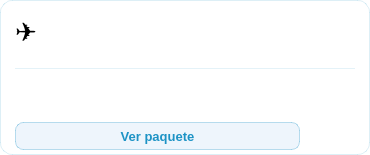
<?xml version="1.0" encoding="UTF-8"?>
<ui version="4.0">
 <class>CardPaquete</class>
 <widget class="QWidget" name="CardPaquete">
  <property name="geometry">
   <rect><x>0</x><y>0</y><width>370</width><height>155</height></rect>
  </property>
  <property name="styleSheet">
   <string notr="true">
QWidget#CardPaquete {
    background-color: #ffffff;
    border-radius: 12px;
    border: 1px solid rgba(29, 147, 197, 0.15);
}
QLabel#card_icono {
    font-size: 26px;
    qproperty-alignment: AlignCenter;
}
QLabel#card_titulo {
    font-size: 14px;
    font-weight: 600;
    color: #1a3a5c;
}
QLabel#card_desc {
    font-size: 12px;
    color: #6b8aaa;
}
QFrame#card_sep {
    background-color: rgba(29, 147, 197, 0.12);
}
QLabel#card_precio {
    font-size: 16px;
    font-weight: 700;
    color: #1d93c5;
}
QPushButton#card_btn {
    background-color: #eef5fc;
    color: #1d93c5;
    font-size: 13px;
    font-weight: 500;
    border: 1px solid rgba(29, 147, 197, 0.3);
    border-radius: 8px;
}
QPushButton#card_btn:hover {
    background-color: #1d93c5;
    color: white;
}
   </string>
  </property>

  <widget class="QLabel" name="card_icono">
   <property name="geometry"><rect><x>15</x><y>14</y><width>36</width><height>36</height></rect></property>
   <property name="text"><string>✈️</string></property>
  </widget>

  <widget class="QLabel" name="card_titulo">
   <property name="geometry"><rect><x>58</x><y>14</y><width>295</width><height>22</height></rect></property>
   <property name="text"><string/></property>
  </widget>

  <widget class="QLabel" name="card_desc">
   <property name="geometry"><rect><x>58</x><y>38</y><width>295</width><height>18</height></rect></property>
   <property name="text"><string/></property>
  </widget>

  <widget class="QFrame" name="card_sep">
   <property name="geometry"><rect><x>15</x><y>68</y><width>340</width><height>1</height></rect></property>
  </widget>

  <widget class="QLabel" name="card_precio">
   <property name="geometry"><rect><x>15</x><y>78</y><width>200</width><height>24</height></rect></property>
   <property name="text"><string/></property>
  </widget>

  <widget class="QPushButton" name="card_btn">
   <property name="geometry"><rect><x>15</x><y>122</y><width>285</width><height>28</height></rect></property>
   <property name="text"><string>Ver paquete</string></property>
   <property name="cursor"><cursorShape>PointingHandCursor</cursorShape></property>
  </widget>

 </widget>
</ui>
